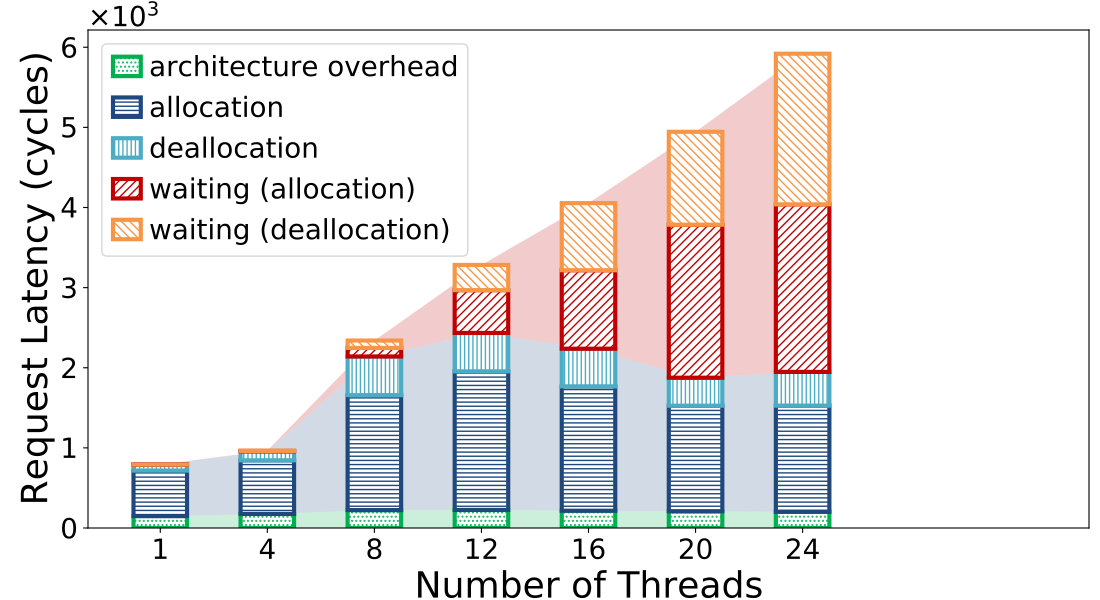

Recreate this plot in Python.
import os, sys
import matplotlib.pyplot as plt
import numpy as np
import xlrd
from matplotlib.ticker import ScalarFormatter

# # processNum = [4, 8, 12, 16, 20, 24]
# processNum = [1, 4, 8, 12, 16, 20]

# # allocTime = [1869.3, 3641.9, 6296.6, 6944.1, 7436.8, 8056.8]
# # allocTime = [4520897024, 8833510400, 15213447168, 17626060800, 18694342656, 20484042752]
# allocTime = [3805849344, 4529754624, 10437569536, 12913256448, 15990241280, 18714742784]

# # freeTime = [223.4, 612.5, 838.4, 1224.2, 2208.1, 2966.9]
# # freeTime = [527221824, 1391155456, 1857217792, 3016021248, 4790685936, 6246812672]
# freeTime = [347048480, 527221824, 1829782144, 4300934144, 5267849216, 7209771008]

# # allocLockPercent = [0.37, 1.40, 7.96, 13.31, 20.79, 30.73]
# allocLockPercent = [0.03, 0.48, 4.57, 16.27, 24.15, 38.62]

# # freeLockPercent = [0.48, 1.66, 19.03, 25.97, 26.91, 29.74]
# freeLockPercent = [0.02, 0.47, 3.72, 9.22, 20.04, 22.87]

# # clearPercent = [39.94, 36.48, 32.01, 25.56, 20.17, 14.07]
# clearPercent = [27.47, 27.15, 30.24, 27.2, 17.62, 11.48]

processNum = []

archInteruptPercent = []
allocClearPercent = []
allocBuddyPercent = []
allocManagePercent = []
allocLockPercent = []
freeBuddyPercent = []
freeManagerPercent = []
freeLockPercent = []

allocTime = []
freeTime = []

colorDict = {
    'architecture overhead': '#00B050',
    'allocation': '#1f497d',
    'waiting (allocation)': '#C00000',
    'waiting (deallocation)': '#F79646',
    'deallocation': '#4BACC6',
}

colors = ['#00B050', '#1f497d', '#C00000']

hatchDict = {
    'architecture overhead': '....',
    'allocation': '----',
    'waiting (allocation)': '////',
    'waiting (deallocation)': '\\\\\\\\',
    'deallocation': '||||',
}

readbook = xlrd.open_workbook('mem_contention_final.xlsx')
curSheet = readbook.sheet_by_name('m4-稠密')
nrows = curSheet.nrows

for i in range(2, nrows):
    # print(i)
    curRow = curSheet.row_values(i)
    # print(curRow)

    processNum.append("%d" % (curRow[0]))

    archInteruptPercent.append(curRow[6])

    allocClearPercent.append(curRow[12])
    allocBuddyPercent.append(curRow[15])
    allocManagePercent.append(curRow[17])
    allocLockPercent.append(curRow[19])

    freeBuddyPercent.append(curRow[23])
    freeManagerPercent.append(curRow[25])
    freeLockPercent.append(curRow[27])

    allocTime.append(curRow[34])
    freeTime.append(curRow[35])




totalMemTime = []

archInteruptTime = []

allocClearTime = []
allocBuddyTime = []
allocManageTime = []
allocLockTime = []
allocUseful = []

freeBuddyTime = []
freeManagerTime = []
freeLockTime = []
freeUseful = []

archOverheadTime = []
usefulWorkTime = []
lockTime = []

scalNum = 1000

for i in range(len(allocTime)):
    totalMemTime.append((allocTime[i]+freeTime[i])/(1024*1024*5*scalNum))

    archInteruptTime.append(totalMemTime[i]*archInteruptPercent[i]/100.0)

    allocClearTime.append(totalMemTime[i]*allocClearPercent[i]/100.0)
    allocBuddyTime.append(totalMemTime[i]*allocBuddyPercent[i]/100.0)
    allocManageTime.append(totalMemTime[i]*allocManagePercent[i]/100.0)

    allocUseful.append(0.0)
    allocUseful[-1] += allocClearTime[-1]
    allocUseful[-1] += allocBuddyTime[-1]
    allocUseful[-1] += allocManageTime[-1]

    allocLockTime.append(totalMemTime[i]*allocLockPercent[i]/100.0)

    freeBuddyTime.append(totalMemTime[i]*freeBuddyPercent[i]/100.0)
    freeManagerTime.append(totalMemTime[i]*freeManagerPercent[i]/100.0)

    freeUseful.append(0.0)
    freeUseful[-1] += freeBuddyTime[-1]
    freeUseful[-1] += freeManagerTime[-1]

    freeLockTime.append(totalMemTime[i]*freeLockPercent[i]/100.0)

    # 背景图
    archOverheadTime.append(archInteruptTime[-1])
    usefulWorkTime.append(allocUseful[-1]+freeUseful[-1])
    lockTime.append(allocLockTime[-1]+freeLockTime[-1])

ind = np.arange(len(allocLockTime))
ind_more = np.arange(len(allocLockTime)+1)
curBase = [0]*len(allocLockTime)

plt.figure(figsize=(11,6))

bar_width = 0.5


def draw_bar(barArr, labelName):
    global curBase
    plt.bar(ind, barArr, bar_width, label=labelName, edgecolor=colorDict[labelName], bottom=curBase, hatch=hatchDict[labelName], color='white', lw=3)
    for i in range(len(curBase)):
        curBase[i] += barArr[i]


draw_bar(archInteruptTime, 'architecture overhead')
draw_bar(allocUseful, 'allocation')
draw_bar(freeUseful, 'deallocation')
draw_bar(allocLockTime, 'waiting (allocation)')
draw_bar(freeLockTime, 'waiting (deallocation)')

plt.stackplot(ind,archOverheadTime,usefulWorkTime,lockTime,colors=colors,alpha=0.2)

plt.bar(range(len(curBase)+2), [0]*(len(curBase)+2), bar_width, color='white', lw=1)

xfmt = ScalarFormatter(useMathText=True)
xfmt.set_powerlimits((0, 0))
plt.gca().yaxis.set_major_formatter(xfmt)

plt.ylabel('Request Latency (cycles)', fontsize=26)
plt.xlabel('Number of Threads', fontsize=26)
plt.subplots_adjust(left=0.08, right=0.99, top=0.95, bottom=0.12)

plt.legend(fontsize=20, handletextpad=0.3, handlelength=1)
plt.yticks(fontsize=20)
plt.xticks(ind, processNum, fontsize=20)

xmin, xmax, ymin, ymax = plt.axis()
plt.text(xmin, ymax*1.005, r'$\times10^{%d}$'%(3),fontsize=20,ha='left')

plt.savefig('%s.pdf' % os.path.splitext(sys.argv[0])[0])

plt.show()
